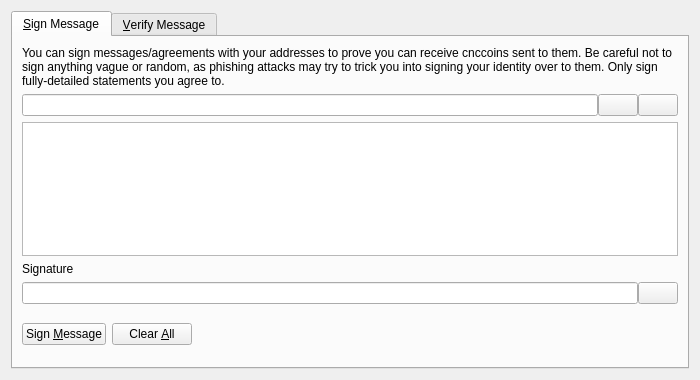
<?xml version="1.0" encoding="UTF-8"?>
<ui version="4.0">
 <class>SignVerifyMessageDialog</class>
 <widget class="QDialog" name="SignVerifyMessageDialog">
  <property name="geometry">
   <rect>
    <x>0</x>
    <y>0</y>
    <width>700</width>
    <height>380</height>
   </rect>
  </property>
  <property name="windowTitle">
   <string>Signatures - Sign / Verify a Message</string>
  </property>
  <property name="modal">
   <bool>true</bool>
  </property>
  <layout class="QVBoxLayout" name="verticalLayout">
   <item>
    <widget class="QTabWidget" name="tabWidget">
     <property name="currentIndex">
      <number>0</number>
     </property>
     <widget class="QWidget" name="tabSignMessage">
      <attribute name="title">
       <string>&amp;Sign Message</string>
      </attribute>
      <layout class="QVBoxLayout" name="verticalLayout_SM">
       <item>
        <widget class="QLabel" name="infoLabel_SM">
         <property name="text">
          <string>You can sign messages/agreements with your addresses to prove you can receive cnccoins sent to them. Be careful not to sign anything vague or random, as phishing attacks may try to trick you into signing your identity over to them. Only sign fully-detailed statements you agree to.</string>
         </property>
         <property name="textFormat">
          <enum>Qt::PlainText</enum>
         </property>
         <property name="wordWrap">
          <bool>true</bool>
         </property>
        </widget>
       </item>
       <item>
        <layout class="QHBoxLayout" name="horizontalLayout_1_SM">
         <property name="spacing">
          <number>0</number>
         </property>
         <item>
          <widget class="QValidatedLineEdit" name="addressIn_SM">
           <property name="toolTip">
            <string>The CNCcoin address to sign the message with</string>
           </property>
          </widget>
         </item>
         <item>
          <widget class="QPushButton" name="addressBookButton_SM">
           <property name="toolTip">
            <string>Choose previously used address</string>
           </property>
           <property name="text">
            <string/>
           </property>
           <property name="icon">
            <iconset resource="../bitcoin.qrc">
             <normaloff>:/icons/address-book</normaloff>:/icons/address-book</iconset>
           </property>
           <property name="shortcut">
            <string>Alt+A</string>
           </property>
           <property name="autoDefault">
            <bool>false</bool>
           </property>
          </widget>
         </item>
         <item>
          <widget class="QPushButton" name="pasteButton_SM">
           <property name="toolTip">
            <string>Paste address from clipboard</string>
           </property>
           <property name="text">
            <string/>
           </property>
           <property name="icon">
            <iconset resource="../bitcoin.qrc">
             <normaloff>:/icons/editpaste</normaloff>:/icons/editpaste</iconset>
           </property>
           <property name="shortcut">
            <string>Alt+P</string>
           </property>
           <property name="autoDefault">
            <bool>false</bool>
           </property>
          </widget>
         </item>
        </layout>
       </item>
       <item>
        <widget class="QPlainTextEdit" name="messageIn_SM">
         <property name="toolTip">
          <string>Enter the message you want to sign here</string>
         </property>
        </widget>
       </item>
       <item>
        <widget class="QLabel" name="signatureLabel_SM">
         <property name="text">
          <string>Signature</string>
         </property>
         <property name="textFormat">
          <enum>Qt::PlainText</enum>
         </property>
        </widget>
       </item>
       <item>
        <layout class="QHBoxLayout" name="horizontalLayout_2_SM">
         <property name="spacing">
          <number>0</number>
         </property>
         <item>
          <widget class="QLineEdit" name="signatureOut_SM">
           <property name="font">
            <font>
             <italic>true</italic>
            </font>
           </property>
           <property name="readOnly">
            <bool>true</bool>
           </property>
          </widget>
         </item>
         <item>
          <widget class="QPushButton" name="copySignatureButton_SM">
           <property name="toolTip">
            <string>Copy the current signature to the system clipboard</string>
           </property>
           <property name="text">
            <string/>
           </property>
           <property name="icon">
            <iconset resource="../bitcoin.qrc">
             <normaloff>:/icons/editcopy</normaloff>:/icons/editcopy</iconset>
           </property>
           <property name="autoDefault">
            <bool>false</bool>
           </property>
          </widget>
         </item>
        </layout>
       </item>
       <item>
        <layout class="QHBoxLayout" name="horizontalLayout_3_SM">
         <item>
          <widget class="QPushButton" name="signMessageButton_SM">
           <property name="toolTip">
            <string>Sign the message to prove you own this CNCcoin address</string>
           </property>
           <property name="text">
            <string>Sign &amp;Message</string>
           </property>
           <property name="icon">
            <iconset resource="../bitcoin.qrc">
             <normaloff>:/icons/edit</normaloff>:/icons/edit</iconset>
           </property>
           <property name="autoDefault">
            <bool>false</bool>
           </property>
          </widget>
         </item>
         <item>
          <widget class="QPushButton" name="clearButton_SM">
           <property name="toolTip">
            <string>Reset all sign message fields</string>
           </property>
           <property name="text">
            <string>Clear &amp;All</string>
           </property>
           <property name="icon">
            <iconset resource="../bitcoin.qrc">
             <normaloff>:/icons/remove</normaloff>:/icons/remove</iconset>
           </property>
           <property name="autoDefault">
            <bool>false</bool>
           </property>
          </widget>
         </item>
         <item>
          <spacer name="horizontalSpacer_1_SM">
           <property name="orientation">
            <enum>Qt::Horizontal</enum>
           </property>
           <property name="sizeHint" stdset="0">
            <size>
             <width>40</width>
             <height>48</height>
            </size>
           </property>
          </spacer>
         </item>
         <item>
          <widget class="QLabel" name="statusLabel_SM">
           <property name="font">
            <font>
             <weight>75</weight>
             <bold>true</bold>
            </font>
           </property>
           <property name="text">
            <string/>
           </property>
           <property name="wordWrap">
            <bool>true</bool>
           </property>
          </widget>
         </item>
         <item>
          <spacer name="horizontalSpacer_2_SM">
           <property name="orientation">
            <enum>Qt::Horizontal</enum>
           </property>
           <property name="sizeHint" stdset="0">
            <size>
             <width>40</width>
             <height>48</height>
            </size>
           </property>
          </spacer>
         </item>
        </layout>
       </item>
      </layout>
     </widget>
     <widget class="QWidget" name="tabVerifyMessage">
      <attribute name="title">
       <string>&amp;Verify Message</string>
      </attribute>
      <layout class="QVBoxLayout" name="verticalLayout_VM">
       <item>
        <widget class="QLabel" name="infoLabel_VM">
         <property name="text">
          <string>Enter the receiver's address, message (ensure you copy line breaks, spaces, tabs, etc. exactly) and signature below to verify the message. Be careful not to read more into the signature than what is in the signed message itself, to avoid being tricked by a man-in-the-middle attack. Note that this only proves the signing party receives with the address, it cannot prove sendership of any transaction!</string>
         </property>
         <property name="textFormat">
          <enum>Qt::PlainText</enum>
         </property>
         <property name="alignment">
          <set>Qt::AlignLeading|Qt::AlignLeft|Qt::AlignTop</set>
         </property>
         <property name="wordWrap">
          <bool>true</bool>
         </property>
        </widget>
       </item>
       <item>
        <layout class="QHBoxLayout" name="horizontalLayout_1_VM">
         <property name="spacing">
          <number>0</number>
         </property>
         <item>
          <widget class="QValidatedLineEdit" name="addressIn_VM">
           <property name="toolTip">
            <string>The CNCcoin address the message was signed with</string>
           </property>
          </widget>
         </item>
         <item>
          <widget class="QPushButton" name="addressBookButton_VM">
           <property name="toolTip">
            <string>Choose previously used address</string>
           </property>
           <property name="text">
            <string/>
           </property>
           <property name="icon">
            <iconset resource="../bitcoin.qrc">
             <normaloff>:/icons/address-book</normaloff>:/icons/address-book</iconset>
           </property>
           <property name="shortcut">
            <string>Alt+A</string>
           </property>
           <property name="autoDefault">
            <bool>false</bool>
           </property>
          </widget>
         </item>
        </layout>
       </item>
       <item>
        <widget class="QPlainTextEdit" name="messageIn_VM"/>
       </item>
       <item>
        <widget class="QValidatedLineEdit" name="signatureIn_VM"/>
       </item>
       <item>
        <layout class="QHBoxLayout" name="horizontalLayout_2_VM">
         <item>
          <widget class="QPushButton" name="verifyMessageButton_VM">
           <property name="toolTip">
            <string>Verify the message to ensure it was signed with the specified CNCcoin address</string>
           </property>
           <property name="text">
            <string>Verify &amp;Message</string>
           </property>
           <property name="icon">
            <iconset resource="../bitcoin.qrc">
             <normaloff>:/icons/transaction_0</normaloff>:/icons/transaction_0</iconset>
           </property>
           <property name="autoDefault">
            <bool>false</bool>
           </property>
          </widget>
         </item>
         <item>
          <widget class="QPushButton" name="clearButton_VM">
           <property name="toolTip">
            <string>Reset all verify message fields</string>
           </property>
           <property name="text">
            <string>Clear &amp;All</string>
           </property>
           <property name="icon">
            <iconset resource="../bitcoin.qrc">
             <normaloff>:/icons/remove</normaloff>:/icons/remove</iconset>
           </property>
           <property name="autoDefault">
            <bool>false</bool>
           </property>
          </widget>
         </item>
         <item>
          <spacer name="horizontalSpacer_1_VM">
           <property name="orientation">
            <enum>Qt::Horizontal</enum>
           </property>
           <property name="sizeHint" stdset="0">
            <size>
             <width>40</width>
             <height>48</height>
            </size>
           </property>
          </spacer>
         </item>
         <item>
          <widget class="QLabel" name="statusLabel_VM">
           <property name="font">
            <font>
             <weight>75</weight>
             <bold>true</bold>
            </font>
           </property>
           <property name="text">
            <string/>
           </property>
           <property name="wordWrap">
            <bool>true</bool>
           </property>
          </widget>
         </item>
         <item>
          <spacer name="horizontalSpacer_2_VM">
           <property name="orientation">
            <enum>Qt::Horizontal</enum>
           </property>
           <property name="sizeHint" stdset="0">
            <size>
             <width>40</width>
             <height>48</height>
            </size>
           </property>
          </spacer>
         </item>
        </layout>
       </item>
      </layout>
     </widget>
    </widget>
   </item>
  </layout>
 </widget>
 <customwidgets>
  <customwidget>
   <class>QValidatedLineEdit</class>
   <extends>QLineEdit</extends>
   <header>qvalidatedlineedit.h</header>
  </customwidget>
 </customwidgets>
 <resources>
  <include location="../bitcoin.qrc"/>
 </resources>
 <connections/>
</ui>
